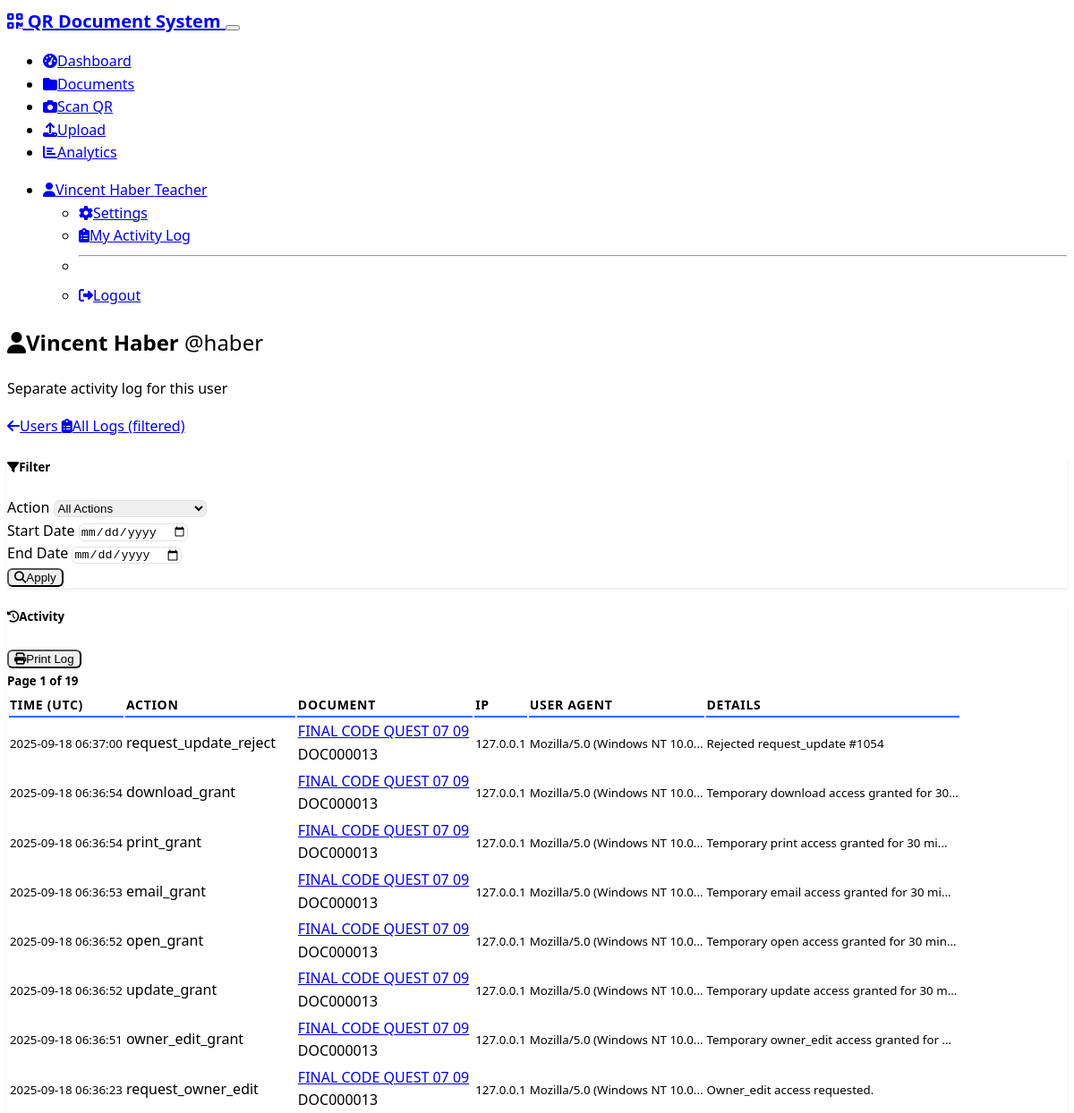
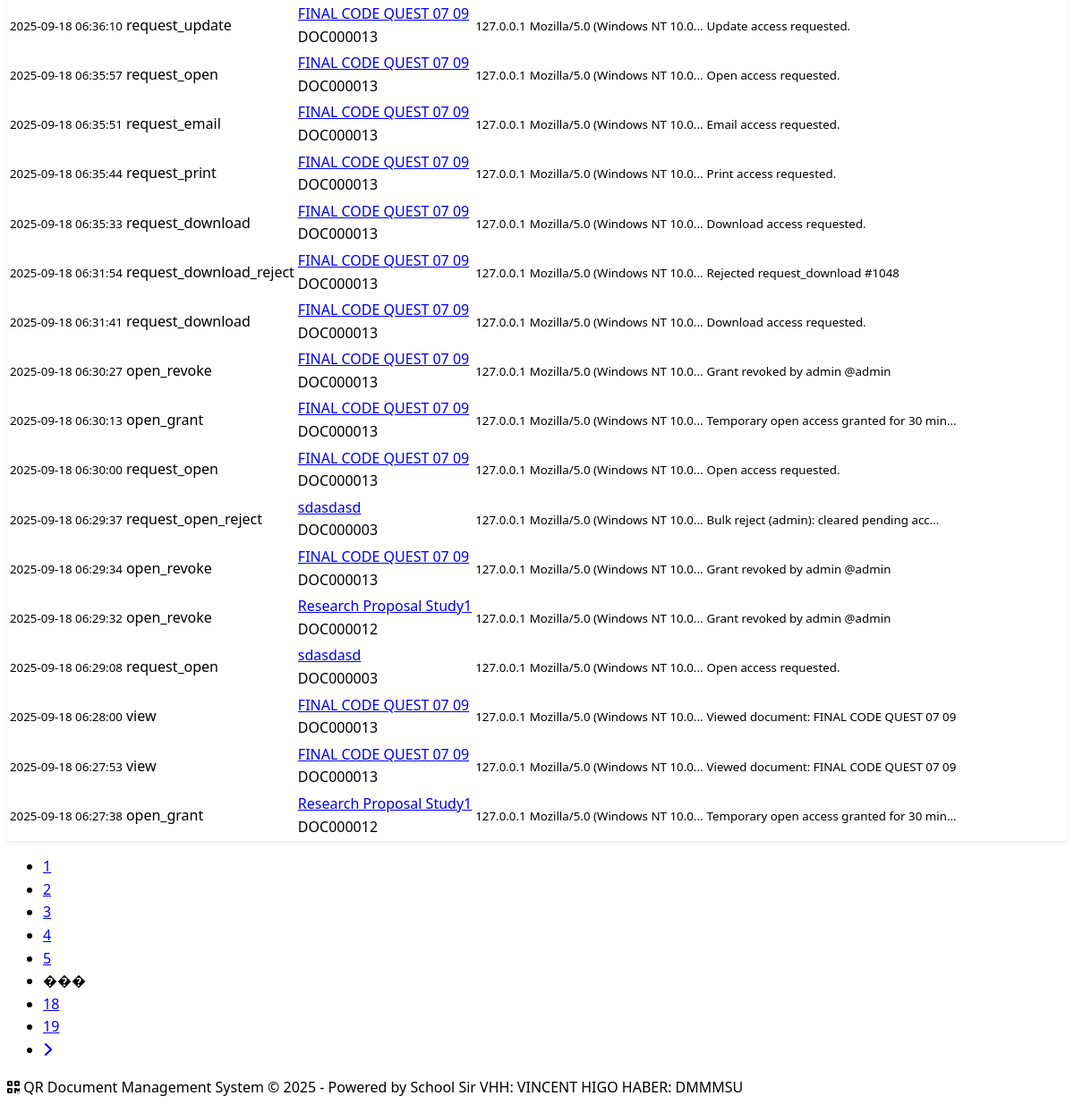
The app's page /me/activity (signed in) with its own data (2 pictures, top to bottom).
### models.py (models this page shows, shortened)
class User(UserMixin, db.Model):
    id = db.Column(db.Integer, primary_key=True)
    username = db.Column(db.String(64), unique=True, nullable=False, index=True)
    email = db.Column(db.String(120), unique=True, nullable=False, index=True)
    password_hash = db.Column(db.String(256), nullable=False)
    first_name = db.Column(db.String(50), nullable=False)
    last_name = db.Column(db.String(50), nullable=False)
    student_id = db.Column(db.String(20), unique=True, nullable=True)
    role_id = db.Column(db.Integer, db.ForeignKey('role.id'), nullable=False)
    is_active = db.Column(db.Boolean, default=True)
    last_login = db.Column(db.DateTime)
    created_at = db.Column(db.DateTime, default=datetime.utcnow)
    uploaded_documents = db.relationship('Document', foreign_keys='Document.uploaded_by_id', backref='uploader', lazy='dynamic')
    owned_documents = db.relationship('Document', foreign_keys='Document.owner_id', backref='owner', lazy='dynamic')
    access_logs = db.relationship('AccessLog', backref='user', lazy='dynamic')
    def get_full_name(self):
        return f"{self.first_name} {self.last_name}"
    def has_role(self, role_name):
        return self.role and self.role.name == role_name
    def can_access_admin(self):
        return self.has_role('Admin')
    def can_upload_documents(self):
        return self.has_role('Admin') or self.has_role('Teacher') or self.has_role('Registrar')

class Role(db.Model):
    id = db.Column(db.Integer, primary_key=True)
    name = db.Column(db.String(50), unique=True, nullable=False)
    users = db.relationship('User', backref='role', lazy='dynamic')

class AccessLog(db.Model):
    id = db.Column(db.Integer, primary_key=True)
    user_id = db.Column(db.Integer, db.ForeignKey('user.id'), nullable=False)
    document_id = db.Column(db.Integer, db.ForeignKey('document.id'), nullable=True)
    action = db.Column(db.String(50), nullable=False)  # view, download, upload, delete, etc.
    ip_address = db.Column(db.String(45))
    user_agent = db.Column(db.Text)
    timestamp = db.Column(db.DateTime, default=datetime.utcnow, index=True)
    details = db.Column(db.Text)  # Additional details about the action

class Document(db.Model):
    id = db.Column(db.Integer, primary_key=True)
    title = db.Column(db.String(200), nullable=False)
    filename = db.Column(db.String(200), nullable=False)
    file_path = db.Column(db.String(500), nullable=False)
    file_size = db.Column(db.Integer)
    file_type = db.Column(db.String(50))
    qr_code_path = db.Column(db.String(500))
    qr_code_data = db.Column(db.Text)  # Stores the QR code content
    document_number = db.Column(db.String(50), unique=True, nullable=True)
    document_type_id = db.Column(db.Integer, db.ForeignKey('document_type.id'), nullable=False)
    uploaded_by_id = db.Column(db.Integer, db.ForeignKey('user.id'), nullable=False)
    owner_id = db.Column(db.Integer, db.ForeignKey('user.id'), nullable=False)
    created_at = db.Column(db.DateTime, default=datetime.utcnow)
    updated_at = db.Column(db.DateTime, default=datetime.utcnow, onupdate=datetime.utcnow)
    is_active = db.Column(db.Boolean, default=True)
    access_count = db.Column(db.Integer, default=0)
    access_logs = db.relationship('AccessLog', backref='document', lazy='dynamic')
    owner_details = db.relationship('OwnerDocumentDetails', backref='document', uselist=False, cascade='all, delete-orphan')

### routes.py (the view)
@app.route('/me/activity')
@login_required
def self_activity():
    user = current_user
    page = request.args.get('page', 1, type=int)
    per_page = request.args.get('per_page', 25, type=int)
    action = request.args.get('action', '', type=str)
    start = request.args.get('start', '', type=str)
    end = request.args.get('end', '', type=str)
    def _parse_date(s):
        try:
            return datetime.strptime(s, '%Y-%m-%d') if s else None
        except Exception:
            return None
    start_dt = _parse_date(start)
    end_dt = _parse_date(end)
    if end_dt:
        end_dt = end_dt + timedelta(days=1)
    query = AccessLog.query.filter(AccessLog.user_id == user.id)
    if action:
        query = query.filter(AccessLog.action == action)
    if start_dt:
        query = query.filter(AccessLog.timestamp >= start_dt)
    if end_dt:
        query = query.filter(AccessLog.timestamp < end_dt)
    logs = query.order_by(desc(AccessLog.timestamp)).paginate(page=page, per_page=per_page, error_out=False)
    actions_raw = db.session.query(AccessLog.action).filter(AccessLog.user_id == user.id).distinct().all()
    actions = [a[0] for a in actions_raw if a and a[0]]
    return render_template('user_activity.html',
                           target_user=user,
                           logs=logs,
                           actions=actions,
                           selected_action=action,
                           start=start,
                           end=end)

### templates/user_activity.html (shortened to what this page needs)
{% extends "base.html" %}
{% block content %}
<div class="container mt-4">
  <div class="row mb-3">
    <div class="col-12 d-flex justify-content-between align-items-center">
      <div>
        <h2>
          <i class="fas fa-user me-2"></i>{{ target_user.get_full_name() }}
          <span class="badge bg-secondary ms-2">@{{ target_user.username }}</span>
        </h2>
        <p class="text-muted mb-0">Separate activity log for this user</p>
      </div>
      <div class="btn-group">
        <a href="{{ url_for('admin_users') }}" class="btn btn-outline-secondary">
          <i class="fas fa-arrow-left me-1"></i>Users
        </a>
        <a href="{{ url_for('admin_activity_logs', user_id=target_user.id) }}" class="btn btn-outline-dark">
          <i class="fas fa-clipboard-list me-1"></i>All Logs (filtered)
        </a>
      </div>
    </div>
  </div>
  <div class="row mb-4">
    <div class="col-12">
      <div class="card">
        <div class="card-header">
          <h5 class="mb-0"><i class="fas fa-filter me-2"></i>Filter</h5>
        </div>
        <div class="card-body">
          <form method="GET" class="row g-3 align-items-end">
            <div class="col-md-3">
              <label class="form-label">Action</label>
              <select name="action" class="form-select">
                <option value="">All Actions</option>
              </select>
            </div>
            <div class="col-md-3">
              <label class="form-label">Start Date</label>
              <input type="date" name="start" value="{{ start }}" class="form-control">
            </div>
            <div class="col-md-3">
              <label class="form-label">End Date</label>
              <input type="date" name="end" value="{{ end }}" class="form-control">
            </div>
            <div class="col-md-3">
              <button type="submit" class="btn btn-primary w-100"><i class="fas fa-search me-1"></i>Apply</button>
            </div>
          </form>
        </div>
      </div>
    </div>
  </div>
  <div class="row">
    <div class="col-12">
      <div class="card">
        <div class="card-header d-flex justify-content-between align-items-center">
          <div class="d-flex align-items-center">
            <h5 class="mb-0 me-2"><i class="fas fa-history me-2"></i>Activity</h5>
            <button class="btn btn-sm btn-outline-primary" onclick="window.print()"><i class="fas fa-print me-1"></i>Print Log</button>
          </div>
          {% if logs.pages > 1 %}
          <small class="text-muted">Page {{ logs.page }} of {{ logs.pages }}</small>
          {% endif %}
        </div>
        <div class="card-body p-0">
          {% if logs.items %}
          <div class="table-responsive">
            <table class="table table-hover mb-0">
              <thead class="table-dark">
                <tr>
                  <th>Time (UTC)</th>
                  <th>Action</th>
                  <th>Document</th>
                  <th>IP</th>
                  <th>User Agent</th>
                  <th>Details</th>
                </tr>
              </thead>
              <tbody>
                {% for log in logs.items %}
                <tr>
                  <td><small>{{ log.timestamp.strftime('%Y-%m-%d %H:%M:%S') }}</small></td>
                  <td>
                    <span class="badge bg-{{ 'success' if log.action == 'upload' else 'info' if log.action in ['view','email','qr_scan','review'] else 'warning' if log.action in ['download','download_qr'] else 'danger' if 'failed' in log.action else 'secondary' }}">{{ log.action }}</span>
                  </td>
                  <td>
                    {% if log.document %}
                      <a href="{{ url_for('document_detail', doc_id=log.document.id) }}" class="text-decoration-none">
                        {{ log.document.title[:28] }}{% if log.document.title|length > 28 %}...{% endif %}
                      </a>
                      <div class="small text-muted">{{ log.document.document_number or ('#' ~ log.document.id) }}</div>
                    {% else %}
                      <span class="text-muted">N/A</span>
                    {% endif %}
                  </td>
                  <td><small class="text-muted">{{ log.ip_address or '-' }}</small></td>
                  <td><small class="text-muted" title="{{ log.user_agent or '' }}">{{ (log.user_agent or '')[:28] }}{% if (log.user_agent or '')|length > 28 %}...{% endif %}</small></td>
                  <td><small class="text-muted" title="{{ log.details or '' }}">{{ (log.details or '')[:40] }}{% if (log.details or '')|length > 40 %}...{% endif %}</small></td>
                </tr>
                {% endfor %}
              </tbody>
            </table>
          </div>
          {% else %}
          <div class="text-center py-5">
            <i class="fas fa-inbox fa-3x text-muted mb-3"></i>
            <h5>No activity found</h5>
            <p class="text-muted">There are no logs for the selected filters.</p>
          </div>
          {% endif %}
        </div>
      </div>
    </div>
  </div>
  {% if logs.pages > 1 %}
  <div class="row mt-3">
    <div class="col-12">
      <nav aria-label="Pagination">
        <ul class="pagination justify-content-center">
          {% set q = request.args.to_dict(flat=True) %}
          {% for page_num in logs.iter_pages() %}
            {% if page_num %}
              {% set q_p = q.copy() %}
              {% set _ = q_p.update({'page': page_num}) %}
              <li class="page-item {% if page_num == logs.page %}active{% endif %}">
                <a class="page-link" href="{{ url_for('admin_user_activity', user_id=target_user.id, **q_p) }}">{{ page_num }}</a>
              </li>
            {% else %}
              <li class="page-item disabled"><span class="page-link">���</span></li>
            {% endif %}
          {% endfor %}
          {% if logs.has_next %}
          <li class="page-item">
            {% set q_next = q.copy() %}
            {% set _ = q_next.update({'page': logs.next_num}) %}
            <a class="page-link" href="{{ url_for('admin_user_activity', user_id=target_user.id, **q_next) }}"><i class="fas fa-chevron-right"></i></a>
          </li>
          {% endif %}
        </ul>
      </nav>
    </div>
  </div>
  {% endif %}
</div>
{% endblock %}

### templates/base.html (shortened to what this page needs)
<!DOCTYPE html>
<html lang="en" data-bs-theme="dark">
<head>
    <link href="https://cdn.replit.com/agent/bootstrap-agent-dark-theme.min.css" rel="stylesheet">
    <link rel="stylesheet" href="https://cdnjs.cloudflare.com/ajax/libs/font-awesome/6.4.0/css/all.min.css">
    <link rel="stylesheet" href="{{ url_for('static', filename='css/custom.css') }}">
</head>
<body>
    {% if current_user.is_authenticated %}
    <nav class="navbar navbar-expand-lg navbar-dark bg-dark">
        <div class="container">
            <a class="navbar-brand" href="{{ url_for('dashboard') }}">
                <i class="fas fa-qrcode me-2"></i>
                QR Document System
            </a>
            <button class="navbar-toggler" type="button" data-bs-toggle="collapse" data-bs-target="#navbarNav" aria-controls="navbarNav" aria-expanded="false" aria-label="Toggle navigation" title="Toggle navigation">
            </button>
            <div class="collapse navbar-collapse" id="navbarNav">
                <ul class="navbar-nav me-auto">
                    <li class="nav-item">
                        <a class="nav-link" href="{{ url_for('dashboard') }}">
                            <i class="fas fa-tachometer-alt me-1"></i>Dashboard
                        </a>
                    </li>
                    <li class="nav-item">
                        <a class="nav-link" href="{{ url_for('documents') }}">
                            <i class="fas fa-folder me-1"></i>Documents
                        </a>
                    </li>
                    <li class="nav-item">
                        <a class="nav-link" href="{{ url_for('scan_qr') }}">
                            <i class="fas fa-camera me-1"></i>Scan QR
                        </a>
                    </li>
                    {% if current_user.can_upload_documents() %}
                    <li class="nav-item">
                        <a class="nav-link" href="{{ url_for('upload_document') }}">
                            <i class="fas fa-upload me-1"></i>Upload
                        </a>
                    </li>
                    {% endif %}
                    {% if current_user.has_role('Admin') or current_user.has_role('Teacher') or current_user.has_role('Registrar') %}
                    <li class="nav-item">
                        <a class="nav-link" href="{{ url_for('analytics') }}">
                            <i class="fas fa-chart-bar me-1"></i>Analytics
                        </a>
                    </li>
                    {% endif %}
                </ul>
                <ul class="navbar-nav">
                    <li class="nav-item dropdown">
                        <a class="nav-link dropdown-toggle" href="#" role="button" data-bs-toggle="dropdown">
                            <i class="fas fa-user me-1"></i>{{ current_user.get_full_name() }}
                            <span class="badge bg-secondary ms-1">{{ current_user.role.name }}</span>
                        </a>
                        <ul class="dropdown-menu dropdown-menu-end">
                            <li><a class="dropdown-item" href="{{ url_for('settings') }}">
                                <i class="fas fa-cog me-1"></i>Settings
                            </a></li>
                            <li><a class="dropdown-item" href="{{ url_for('self_activity') }}">
                                <i class="fas fa-clipboard-list me-1"></i>My Activity Log
                            </a></li>
                            <li><hr class="dropdown-divider"></li>
                            <li><a class="dropdown-item" href="{{ url_for('logout') }}">
                                <i class="fas fa-sign-out-alt me-1"></i>Logout
                            </a></li>
                        </ul>
                    </li>
                </ul>
            </div>
        </div>
    </nav>
    {% endif %}
    <main>
        {% if error_message %}
            <div class="container mt-5">
                <div class="row justify-content-center">
                    <div class="col-md-6">
                        <div class="card">
                            <div class="card-body text-center">
                                <i class="fas fa-exclamation-triangle fa-3x text-warning mb-3"></i>
                                <h3>Error</h3>
                                <p class="text-muted">{{ error_message }}</p>
                                <a href="{{ url_for('dashboard') if current_user.is_authenticated else url_for('login') }}" class="btn btn-primary">
                                    <i class="fas fa-home me-1"></i>Go Home
                                </a>
                            </div>
                        </div>
                    </div>
                </div>
            </div>
        {% else %}
            {% block content %}{% endblock %}
        {% endif %}
    </main>
    <footer class="bg-dark text-center py-3 mt-5">
        <div class="container">
            <p class="mb-0 text-muted">
                <i class="fas fa-qrcode me-1"></i>
                QR Document Management System &copy; 2025 - Powered by School Sir VHH: VINCENT HIGO HABER: DMMMSU
            </p>
        </div>
    </footer>
</body>
</html>

### records on screen
User: get_full_name "Vincent Haber", username "haber"
Role: role.name "Teacher"
AccessLog: timestamp "2025-09-18 06:37:00", action "request_update_reject", document "FINAL CODE QUEST 07 09", document "DOC000013", ip_address "127.0.0.1", user_agent "Mozilla/5.0 (Windows NT 10.0", details "Rejected request_update #1054"
AccessLog: timestamp "2025-09-18 06:36:54", action "download_grant", document "FINAL CODE QUEST 07 09", document "DOC000013", ip_address "127.0.0.1", user_agent "Mozilla/5.0 (Windows NT 10.0", details "Temporary download access granted for 30"
AccessLog: timestamp "2025-09-18 06:36:54", action "print_grant", document "FINAL CODE QUEST 07 09", document "DOC000013", ip_address "127.0.0.1", user_agent "Mozilla/5.0 (Windows NT 10.0", details "Temporary print access granted for 30 mi"
AccessLog: timestamp "2025-09-18 06:36:53", action "email_grant", document "FINAL CODE QUEST 07 09", document "DOC000013", ip_address "127.0.0.1", user_agent "Mozilla/5.0 (Windows NT 10.0", details "Temporary email access granted for 30 mi"
AccessLog: timestamp "2025-09-18 06:36:52", action "open_grant", document "FINAL CODE QUEST 07 09", document "DOC000013", ip_address "127.0.0.1", user_agent "Mozilla/5.0 (Windows NT 10.0", details "Temporary open access granted for 30 min"
AccessLog: timestamp "2025-09-18 06:36:52", action "update_grant", document "FINAL CODE QUEST 07 09", document "DOC000013", ip_address "127.0.0.1", user_agent "Mozilla/5.0 (Windows NT 10.0", details "Temporary update access granted for 30 m"
AccessLog: timestamp "2025-09-18 06:36:51", action "owner_edit_grant", document "FINAL CODE QUEST 07 09", document "DOC000013", ip_address "127.0.0.1", user_agent "Mozilla/5.0 (Windows NT 10.0", details "Temporary owner_edit access granted for"
AccessLog: timestamp "2025-09-18 06:36:23", action "request_owner_edit", document "FINAL CODE QUEST 07 09", document "DOC000013", ip_address "127.0.0.1", user_agent "Mozilla/5.0 (Windows NT 10.0", details "Owner_edit access requested."
AccessLog: timestamp "2025-09-18 06:36:10", action "request_update", document "FINAL CODE QUEST 07 09", document "DOC000013", ip_address "127.0.0.1", user_agent "Mozilla/5.0 (Windows NT 10.0", details "Update access requested."
AccessLog: timestamp "2025-09-18 06:35:57", action "request_open", document "FINAL CODE QUEST 07 09", document "DOC000013", ip_address "127.0.0.1", user_agent "Mozilla/5.0 (Windows NT 10.0", details "Open access requested."
AccessLog: timestamp "2025-09-18 06:35:51", action "request_email", document "FINAL CODE QUEST 07 09", document "DOC000013", ip_address "127.0.0.1", user_agent "Mozilla/5.0 (Windows NT 10.0", details "Email access requested."
AccessLog: timestamp "2025-09-18 06:35:44", action "request_print", document "FINAL CODE QUEST 07 09", document "DOC000013", ip_address "127.0.0.1", user_agent "Mozilla/5.0 (Windows NT 10.0", details "Print access requested."
AccessLog: timestamp "2025-09-18 06:35:33", action "request_download", document "FINAL CODE QUEST 07 09", document "DOC000013", ip_address "127.0.0.1", user_agent "Mozilla/5.0 (Windows NT 10.0", details "Download access requested."
AccessLog: timestamp "2025-09-18 06:31:54", action "request_download_reject", document "FINAL CODE QUEST 07 09", document "DOC000013", ip_address "127.0.0.1", user_agent "Mozilla/5.0 (Windows NT 10.0", details "Rejected request_download #1048"
AccessLog: timestamp "2025-09-18 06:31:41", action "request_download", document "FINAL CODE QUEST 07 09", document "DOC000013", ip_address "127.0.0.1", user_agent "Mozilla/5.0 (Windows NT 10.0", details "Download access requested."
AccessLog: timestamp "2025-09-18 06:30:27", action "open_revoke", document "FINAL CODE QUEST 07 09", document "DOC000013", ip_address "127.0.0.1", user_agent "Mozilla/5.0 (Windows NT 10.0", details "Grant revoked by admin @admin"
AccessLog: timestamp "2025-09-18 06:30:13", action "open_grant", document "FINAL CODE QUEST 07 09", document "DOC000013", ip_address "127.0.0.1", user_agent "Mozilla/5.0 (Windows NT 10.0", details "Temporary open access granted for 30 min"
AccessLog: timestamp "2025-09-18 06:30:00", action "request_open", document "FINAL CODE QUEST 07 09", document "DOC000013", ip_address "127.0.0.1", user_agent "Mozilla/5.0 (Windows NT 10.0", details "Open access requested."
AccessLog: timestamp "2025-09-18 06:29:37", action "request_open_reject", document "sdasdasd", document "DOC000003", ip_address "127.0.0.1", user_agent "Mozilla/5.0 (Windows NT 10.0", details "Bulk reject (admin): cleared pending acc"
AccessLog: timestamp "2025-09-18 06:29:34", action "open_revoke", document "FINAL CODE QUEST 07 09", document "DOC000013", ip_address "127.0.0.1", user_agent "Mozilla/5.0 (Windows NT 10.0", details "Grant revoked by admin @admin"
AccessLog: timestamp "2025-09-18 06:29:32", action "open_revoke", document "Research Proposal Study1", document "DOC000012", ip_address "127.0.0.1", user_agent "Mozilla/5.0 (Windows NT 10.0", details "Grant revoked by admin @admin"
AccessLog: timestamp "2025-09-18 06:29:08", action "request_open", document "sdasdasd", document "DOC000003", ip_address "127.0.0.1", user_agent "Mozilla/5.0 (Windows NT 10.0", details "Open access requested."
AccessLog: timestamp "2025-09-18 06:28:00", action "view", document "FINAL CODE QUEST 07 09", document "DOC000013", ip_address "127.0.0.1", user_agent "Mozilla/5.0 (Windows NT 10.0", details "Viewed document: FINAL CODE QUEST 07 09"
AccessLog: timestamp "2025-09-18 06:27:53", action "view", document "FINAL CODE QUEST 07 09", document "DOC000013", ip_address "127.0.0.1", user_agent "Mozilla/5.0 (Windows NT 10.0", details "Viewed document: FINAL CODE QUEST 07 09"
AccessLog: timestamp "2025-09-18 06:27:38", action "open_grant", document "Research Proposal Study1", document "DOC000012", ip_address "127.0.0.1", user_agent "Mozilla/5.0 (Windows NT 10.0", details "Temporary open access granted for 30 min"

### other values on screen
{{ logs.page }} "1"
{{ logs.pages }} "19"
{{ page_num }} "1" "2" "3" "4" "5" "18" "19"
